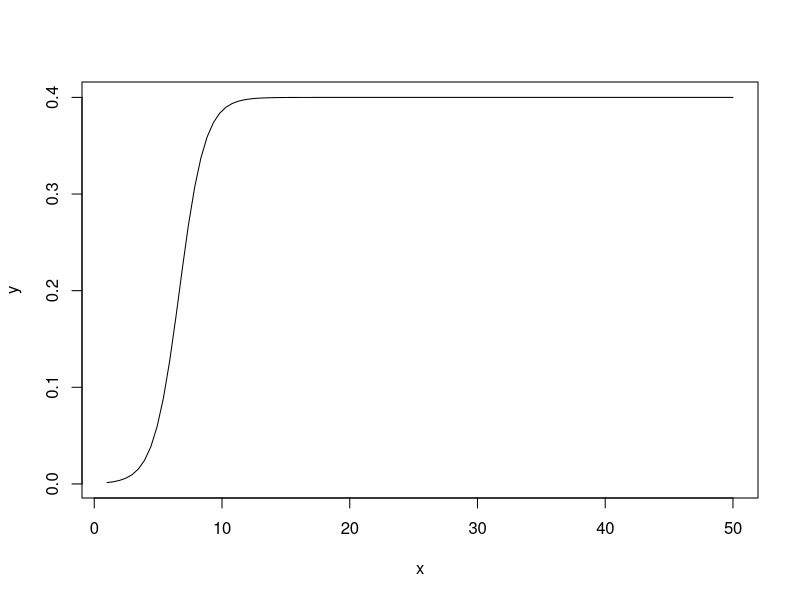
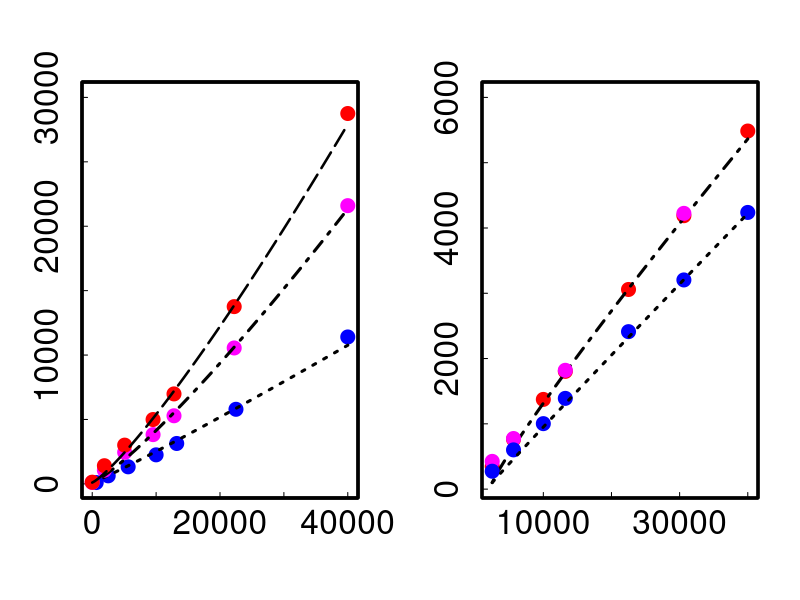

Reproduce these figures in R, in order. (Note: this script raises an error after producing the figures.)
# Graficamos la ecuacion logistica:
curve(.4 / (1+790.3*exp(-1.001*x)), from=1, to=50, xlab="x", ylab="y")
#eq <- function(x){ 2.4/(1+0.3*exp(-x) }
#plot(eq(1:1000), type='l')
#curve(logistic(x),add=TRUE)

#Let's assume you have a vector of "average values" avg 
#and another vector of "standard deviations" sdev, they are of the same length n. Let's make the abscissa just the number of these "measurements", so x <- 1:n. Using these, here come the plotting commands:
#ver https://stackoverflow.com/questions/13032777/scatter-plot-with-error-bars

# Line types http://www.sthda.com/english/wiki/line-types-in-r-lty
# Log-log plots http://sphaerula.com/legacy/R/logLogPlots.html
# Fitting curves: https://stackoverflow.com/questions/14190883/fitting-a-curve-to-specific-data
# Interactive R :  https://www.datacamp.com/community/tutorials/15-questions-about-r-plots

# Several funcitons in plot: https://www.sixhat.net/plotting-multiple-data-series-in-r.html
# Size: https://plot.ly/r/setting-graph-size/

#Libreria para plotCI
library(plotrix)

#Random untie rule, means
N<-c(25^2,50^2,75^2,100^2,115^2,150^2,200^2)
D1mc2b<-c(103,626,1324,2254,3136,5790,11404)
D1mc2rb<-c(112,1060,2448,3824,5287,10550,21598)
D1mc2r<-c(130,1410,3008,4995,6984,13760,28750)

par(lwd=2.5,cex=1.5,mfrow=c(1,2))

#Stripes - Cartesian plot
plot(N, D1mc2b, xlim=range(c(0,200^2)),ylim=range(c(100,30000)),type="p",pch=19, col="blue",lwd=1.5,xlab="", ylab="",
     main="",cex=1.8,tck=0.02, cex.axis=2.0)
#plotCI(Y,Empates,NCI,lwd=2.5,col="dodger blue",xlim=c(0.01,1.0),ylim=c(0.01,1.0),ylab='',xlab='')
par(new = TRUE) #tells R to make the second plot without cleaning the first
curve(0.1274*x^{1.070},0^2,200^2, xlim=range(c(0,200^2)), ylim=c(0,30000),xlab="", ylab="",xaxt='n',yaxt='n',lty="dotted",lwd=3.0)
par(new = TRUE) #tells R to make the second plot without cleaning the first
plot(N, D1mc2rb,
     ylim=range(c(100,30000)),type="p",pch=19, col="magenta",lwd=1.5,xlab="", ylab="",
     main="",cex=1.8,tck=0.02, cex.axis=2.0,xaxt='n',yaxt='n')
par(new = TRUE) #tells R to make the second plot without cleaning the first
curve(0.0665*x^{1.1964},0^2,200^2, xlim=range(c(0,200^2)), ylim=c(0,30000),xlab="", ylab="",xaxt='n',yaxt='n',lty="dotdash",lwd=3.0)
par(new = TRUE)
plot(N, D1mc2r,
     ylim=range(c(100,30000)),type="p",pch=19, col="red",lwd=1.5,xlab="", ylab="",
     main="",cex=1.8,tck=0.02, cex.axis=2.0,xaxt='n',yaxt='n')
par(new = TRUE) #tells R to make the second plot without cleaning the first
curve(0.0865*x^{1.1970},0^2,200^2, xlim=range(c(0,200^2)), ylim=c(0,30000),xlab="", ylab="",xaxt='n',yaxt='n',lty="longdash",lwd=2.5)
#arrows(I, Tcsmin, I, Tcsmax, length=0.09, angle=90, code=3)

#Do nothing rule
M<-c(50^2,75^2,100^2,115^2,150^2,175^2,200^2)

cib<-c(7,13,23,26,55,33,22)
D1mc2bn<-c(274,601,1003,1390,2412,3204,4238)
D1mc2brn<-c(425,775,'',1820,'',4224,'')
D1mc2rn<-c(348,763,1374,1804,3058,4188,5485)

#par(lwd=2.5,cex=1.5,mfrow=c(1,2))
plot(M, D1mc2rn,
     ylim=range(c(100,6000)),type="p",pch=19, col="red",lwd=1.5,xlab="", ylab="",
     main="",cex=1.8,tck=0.02, cex.axis=2.0)
par(new = TRUE) #tells R to make the second plot without cleaning the first
curve(0.3462*x^{0.9103},0^2,200^2, xlim=range(c(0,200^2)), ylim=c(0,6000),xlab="", ylab="",xaxt='n',yaxt='n',lty="dotdash",lwd=3.0)
par(new = TRUE) #tells R to make the second plot without cleaning the first
plot(M, D1mc2brn,
     ylim=range(c(100,6000)),type="p",pch=19, col="magenta",lwd=1.5,xlab="", ylab="",
     main="",cex=1.8,tck=0.02, cex.axis=2.0,xaxt='n',yaxt='n')
par(new = TRUE) #tells R to make the second plot without cleaning the first
#plotCI(M, D1mc2bn,cib,xlim=c(0^2,200^2),
#     ylim=c(100,6000),pch=19, col="blue",lwd=3.5,xlab="", ylab="",
#     main="",cex=0.8,tck=0.02, cex.axis=2.0,xaxt='n',yaxt='n')
plot(M, D1mc2bn,
       ylim=range(c(100,6000)),type="p",pch=19, col="blue",lwd=1.5,xlab="", ylab="",
       main="",cex=1.8,tck=0.02, cex.axis=2.0,xaxt='n',yaxt='n')
par(new = TRUE) #tells R to make the second plot without cleaning the first
curve(0.1294*x^{0.9801},0^2,200^2, xlim=range(c(0,200^2)), ylim=c(0,6000),xlab="", ylab="",xaxt='n',yaxt='n',lty="dotted",lwd=3.0)

# hack: we draw arrows but with very special "arrowheads"
#par(lwd=1.3,cex=1.5)
#par(new = TRUE)
arrows(I, Tcmin, I, Tcmax, length=0.05, angle=90, code=3)
par(new = TRUE)
curve(x^{0.98},50^2,200^2,xlab="", ylab="",xaxt='n',yaxt='n',lty="twodash")

